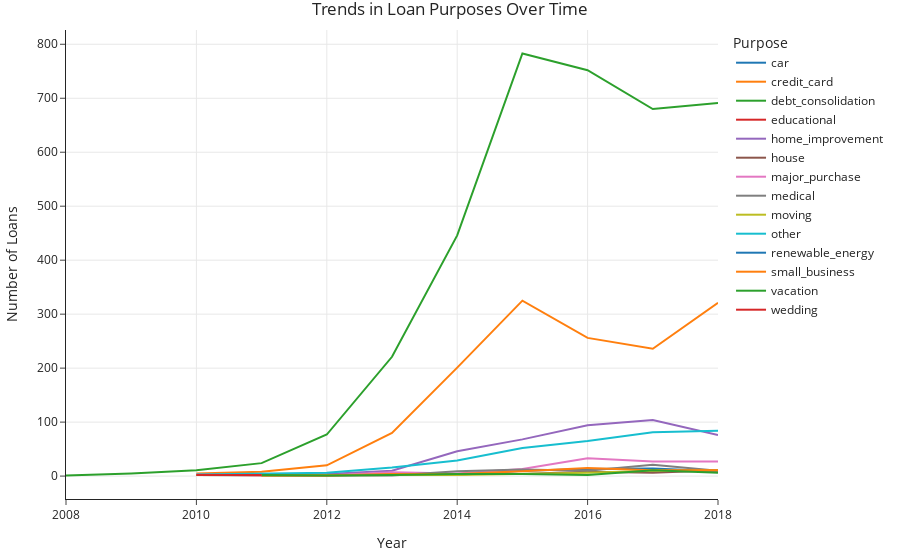

The code cell stored with this chart in its notebook:
### Markdown cell above
The `loans` dataset is rich, and we've just barely scratched the surface in exploring it. Just to illustrate what's possible, run the cell below to create a line plot that depcits the number of loans approved per year for each loan purpose (car loan, medical debt, etc.).

### Code cell
def loan_purpose_over_time(loans):
    loans = loans.copy()
    loan_purpose_yearly = loans.groupby([loans['issue_d'].dt.year, 'purpose']).size().unstack()
    loan_purpose_yearly = loan_purpose_yearly.reset_index().melt(id_vars='issue_d', var_name='Purpose', value_name='Frequency')
    
    fig = px.line(loan_purpose_yearly, x='issue_d', y='Frequency', color='Purpose', title='Trends in Loan Purposes Over Time')
    fig.update_xaxes(title_text='Year')
    fig.update_yaxes(title_text='Number of Loans')
    return fig

loan_purpose_over_time(loans)

### Figure 1 — Plotly figure (JSON) as saved in the notebook; plotly's stock layout.template omitted (floating-point values rounded to 4 significant figures)
{"data": [{"hovertemplate": "Purpose=car<br>issue_d=%{x}<br>Frequency=%{y}<extra></extra>", "legendgroup": "car", "line": {"color": "#1F77B4", "dash": "solid"}, "marker": {"symbol": "circle"}, "mode": "lines", "name": "car", "orientation": "v", "showlegend": true, "type": "scatter", "x": [2008, 2009, 2010, 2011, 2012, 2013, 2014, 2015, 2016, 2017, 2018], "xaxis": "x", "y": [NaN, NaN, 2.0, 1.0, 1.0, 3.0, 2.0, 10.0, 13.0, 14.0, 9.0], "yaxis": "y"}, {"hovertemplate": "Purpose=credit_card<br>issue_d=%{x}<br>Frequency=%{y}<extra></extra>", "legendgroup": "credit_card", "line": {"color": "#FF7F0E", "dash": "solid"}, "marker": {"symbol": "circle"}, "mode": "lines", "name": "credit_card", "orientation": "v", "showlegend": true, "type": "scatter", "x": [2008, 2009, 2010, 2011, 2012, 2013, 2014, 2015, 2016, 2017, 2018], "xaxis": "x", "y": [NaN, NaN, 5.0, 8.0, 20.0, 80.0, 201.0, 325.0, 256.0, 236.0, 321.0], "yaxis": "y"}, {"hovertemplate": "Purpose=debt_consolidation<br>issue_d=%{x}<br>Frequency=%{y}<extra></extra>", "legendgroup": "debt_consolidation", "line": {"color": "#2CA02C", "dash": "solid"}, "marker": {"symbol": "circle"}, "mode": "lines", "name": "debt_consolidation", "orientation": "v", "showlegend": true, "type": "scatter", "x": [2008, 2009, 2010, 2011, 2012, 2013, 2014, 2015, 2016, 2017, 2018], "xaxis": "x", "y": [1.0, 5.0, 11.0, 24.0, 77.0, 221.0, 446.0, 783.0, 752.0, 680.0, 691.0], "yaxis": "y"}, {"hovertemplate": "Purpose=educational<br>issue_d=%{x}<br>Frequency=%{y}<extra></extra>", "legendgroup": "educational", "line": {"color": "#D62728", "dash": "solid"}, "marker": {"symbol": "circle"}, "mode": "lines", "name": "educational", "orientation": "v", "showlegend": true, "type": "scatter", "x": [2008, 2009, 2010, 2011, 2012, 2013, 2014, 2015, 2016, 2017, 2018], "xaxis": "x", "y": [2.0, NaN, NaN, NaN, NaN, NaN, NaN, NaN, NaN, NaN, NaN], "yaxis": "y"}, {"hovertemplate": "Purpose=home_improvement<br>issue_d=%{x}<br>Frequency=%{y}<extra></extra>", "legendgroup": "home_improvement", "line": {"color": "#9467BD", "dash": "solid"}, "marker": {"symbol": "circle"}, "mode": "lines", "name": "home_improvement", "orientation": "v", "showlegend": true, "type": "scatter", "x": [2008, 2009, 2010, 2011, 2012, 2013, 2014, 2015, 2016, 2017, 2018], "xaxis": "x", "y": [1.0, NaN, NaN, 2.0, 4.0, 10.0, 46.0, 68.0, 94.0, 104.0, 76.0], "yaxis": "y"}, {"hovertemplate": "Purpose=house<br>issue_d=%{x}<br>Frequency=%{y}<extra></extra>", "legendgroup": "house", "line": {"color": "#8C564B", "dash": "solid"}, "marker": {"symbol": "circle"}, "mode": "lines", "name": "house", "orientation": "v", "showlegend": true, "type": "scatter", "x": [2008, 2009, 2010, 2011, 2012, 2013, 2014, 2015, 2016, 2017, 2018], "xaxis": "x", "y": [1.0, NaN, NaN, 1.0, 2.0, 3.0, NaN, 4.0, 8.0, 6.0, 11.0], "yaxis": "y"}, {"hovertemplate": "Purpose=major_purchase<br>issue_d=%{x}<br>Frequency=%{y}<extra></extra>", "legendgroup": "major_purchase", "line": {"color": "#E377C2", "dash": "solid"}, "marker": {"symbol": "circle"}, "mode": "lines", "name": "major_purchase", "orientation": "v", "showlegend": true, "type": "scatter", "x": [2008, 2009, 2010, 2011, 2012, 2013, 2014, 2015, 2016, 2017, 2018], "xaxis": "x", "y": [NaN, NaN, 3.0, 1.0, 1.0, 7.0, 5.0, 13.0, 33.0, 27.0, 27.0], "yaxis": "y"}, {"hovertemplate": "Purpose=medical<br>issue_d=%{x}<br>Frequency=%{y}<extra></extra>", "legendgroup": "medical", "line": {"color": "#7F7F7F", "dash": "solid"}, "marker": {"symbol": "circle"}, "mode": "lines", "name": "medical", "orientation": "v", "showlegend": true, "type": "scatter", "x": [2008, 2009, 2010, 2011, 2012, 2013, 2014, 2015, 2016, 2017, 2018], "xaxis": "x", "y": [NaN, NaN, NaN, 1.0, 1.0, 1.0, 9.0, 12.0, 10.0, 21.0, 10.0], "yaxis": "y"}, {"hovertemplate": "Purpose=moving<br>issue_d=%{x}<br>Frequency=%{y}<extra></extra>", "legendgroup": "moving", "line": {"color": "#BCBD22", "dash": "solid"}, "marker": {"symbol": "circle"}, "mode": "lines", "name": "moving", "orientation": "v", "showlegend": true, "type": "scatter", "x": [2008, 2009, 2010, 2011, 2012, 2013, 2014, 2015, 2016, 2017, 2018], "xaxis": "x", "y": [NaN, NaN, NaN, 1.0, 2.0, 2.0, 2.0, 4.0, 6.0, 10.0, 11.0], "yaxis": "y"}, {"hovertemplate": "Purpose=other<br>issue_d=%{x}<br>Frequency=%{y}<extra></extra>", "legendgroup": "other", "line": {"color": "#17BECF", "dash": "solid"}, "marker": {"symbol": "circle"}, "mode": "lines", "name": "other", "orientation": "v", "showlegend": true, "type": "scatter", "x": [2008, 2009, 2010, 2011, 2012, 2013, 2014, 2015, 2016, 2017, 2018], "xaxis": "x", "y": [NaN, NaN, 3.0, 4.0, 6.0, 16.0, 29.0, 52.0, 65.0, 81.0, 84.0], "yaxis": "y"}, {"hovertemplate": "Purpose=renewable_energy<br>issue_d=%{x}<br>Frequency=%{y}<extra></extra>", "legendgroup": "renewable_energy", "line": {"color": "#1F77B4", "dash": "solid"}, "marker": {"symbol": "circle"}, "mode": "lines", "name": "renewable_energy", "orientation": "v", "showlegend": true, "type": "scatter", "x": [2008, 2009, 2010, 2011, 2012, 2013, 2014, 2015, 2016, 2017, 2018], "xaxis": "x", "y": [NaN, NaN, NaN, NaN, 1.0, NaN, NaN, 1.0, NaN, NaN, 1.0], "yaxis": "y"}, {"hovertemplate": "Purpose=small_business<br>issue_d=%{x}<br>Frequency=%{y}<extra></extra>", "legendgroup": "small_business", "line": {"color": "#FF7F0E", "dash": "solid"}, "marker": {"symbol": "circle"}, "mode": "lines", "name": "small_business", "orientation": "v", "showlegend": true, "type": "scatter", "x": [2008, 2009, 2010, 2011, 2012, 2013, 2014, 2015, 2016, 2017, 2018], "xaxis": "x", "y": [NaN, NaN, 2.0, 2.0, 1.0, 4.0, 4.0, 9.0, 15.0, 11.0, 11.0], "yaxis": "y"}, {"hovertemplate": "Purpose=vacation<br>issue_d=%{x}<br>Frequency=%{y}<extra></extra>", "legendgroup": "vacation", "line": {"color": "#2CA02C", "dash": "solid"}, "marker": {"symbol": "circle"}, "mode": "lines", "name": "vacation", "orientation": "v", "showlegend": true, "type": "scatter", "x": [2008, 2009, 2010, 2011, 2012, 2013, 2014, 2015, 2016, 2017, 2018], "xaxis": "x", "y": [NaN, NaN, NaN, 2.0, 1.0, 2.0, 4.0, 4.0, 2.0, 11.0, 6.0], "yaxis": "y"}, {"hovertemplate": "Purpose=wedding<br>issue_d=%{x}<br>Frequency=%{y}<extra></extra>", "legendgroup": "wedding", "line": {"color": "#D62728", "dash": "solid"}, "marker": {"symbol": "circle"}, "mode": "lines", "name": "wedding", "orientation": "v", "showlegend": true, "type": "scatter", "x": [2008, 2009, 2010, 2011, 2012, 2013, 2014, 2015, 2016, 2017, 2018], "xaxis": "x", "y": [NaN, NaN, 2.0, 2.0, NaN, 1.0, NaN, NaN, NaN, NaN, NaN], "yaxis": "y"}], "layout": {"legend": {"title": {"text": "Purpose"}, "tracegroupgap": 0}, "title": {"text": "Trends in Loan Purposes Over Time"}, "xaxis": {"anchor": "y", "domain": [0, 1], "title": {"text": "Year"}}, "yaxis": {"anchor": "x", "domain": [0, 1], "title": {"text": "Number of Loans"}}}}
